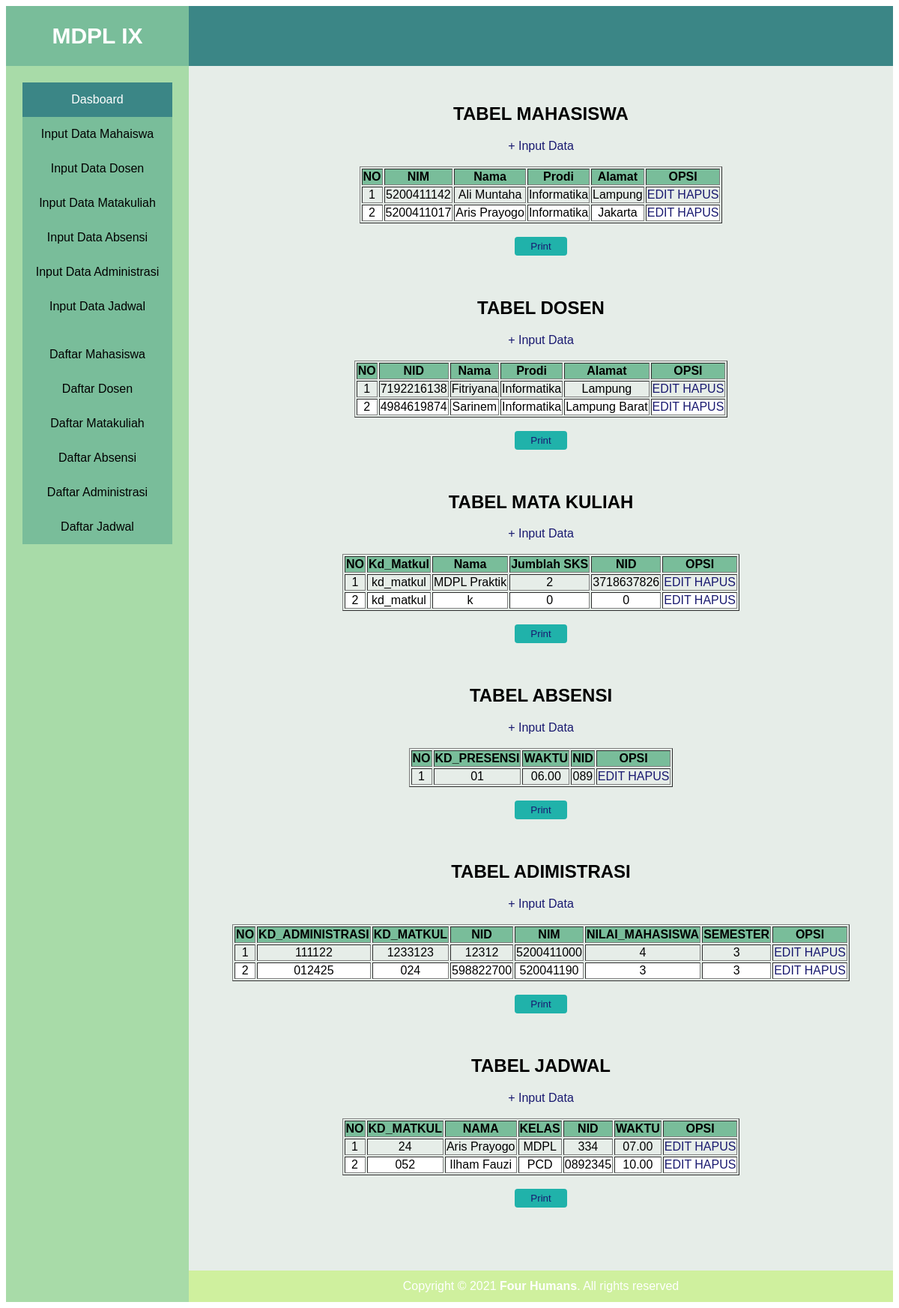
The page / on the database its author committed.
### tables this page shows
CREATE TABLE `mahasiswa` (
  `id` int(50) NOT NULL,
  `nim` varchar(10) NOT NULL,
  `nama` varchar(100) NOT NULL,
  `prodi` varchar(30) NOT NULL,
  `alamat` text NOT NULL
);

CREATE TABLE `dosen` (
  `id` int(50) NOT NULL,
  `nid` varchar(10) NOT NULL,
  `nama` varchar(100) NOT NULL,
  `prodi` varchar(30) NOT NULL,
  `alamat` text NOT NULL
);

CREATE TABLE `matkul` (
  `id` int(50) NOT NULL,
  `kd_matkul` varchar(10) NOT NULL,
  `nama` varchar(100) NOT NULL,
  `sks` int(2) NOT NULL,
  `nid` varchar(10) NOT NULL
);

CREATE TABLE `absensi` (
  `id` int(11) NOT NULL,
  `kd_presensi` varchar(10) NOT NULL,
  `waktu` varchar(100) NOT NULL,
  `nid` varchar(10) NOT NULL
);

CREATE TABLE `administrasi` (
  `id` int(11) NOT NULL,
  `kd_administrasi` varchar(10) NOT NULL,
  `kd_matkul` varchar(10) NOT NULL,
  `nid` varchar(10) NOT NULL,
  `nim` varchar(10) NOT NULL,
  `nilai_mhs` int(3) NOT NULL,
  `semester` varchar(2) NOT NULL
);

CREATE TABLE `jadwal` (
  `id` int(11) NOT NULL,
  `kd_matkul` varchar(10) NOT NULL,
  `nama` varchar(50) NOT NULL,
  `kelas` varchar(10) NOT NULL,
  `nid` varchar(10) NOT NULL,
  `waktu` varchar(100) NOT NULL
);

### index.php (the view, shortened to what this page needs)
<!DOCTYPE html>
<html>
<head>
	<link rel="stylesheet" type="text/css" href="main.css">
</head>
<body>
	<table cellspacing="0" cellpadding="10" width="100%" >
		<tr>
			<td class="left_header"> <h3>MDPL IX</h3></td>
			<td class="right_header"> </td>
		</tr>
		<tr>
			<td class="sidebar" rowspan="2">
			<div id="secondary">
				<ul>
			        <li><a class="active" href="index.php">Dasboard</a></li>
			        <li><a href="tambah_mahasiswa.php">Input Data Mahaiswa</a></li>
			        <li><a href="tambah_dosen.php">Input Data Dosen</a></li>
			        <li><a href="tambah_matkul.php">Input Data Matakuliah</a></li>
			        <li><a href="tambah_absensi.php">Input Data Absensi</a></li>
			        <li><a href="tambah_administrasi.php">Input Data Administrasi</a></li>
			        <li><a href="tambah_jadwal.php">Input Data Jadwal</a></li>
			        <br>
			        <li><a href="#tabel_mahasiswa">Daftar Mahasiswa</a></li>
			        <li><a href="#tabel_dosen">Daftar Dosen</a><li>
			        <li><a href="#tabel_matkul">Daftar Matakuliah</a></li>
			        <li><a href="#tabel_absensi">Daftar Absensi</a><li>
			        <li><a href="#tabel_administrasi">Daftar Administrasi</a></li>
			        <li><a href="#tabel_jadwal">Daftar Jadwal</a></li>
			    </ul>
		    </div>
			</td>
			<td class="content" align="center">
				<h2>TABEL MAHASISWA</h2>
				<a href="tambah_mahasiswa.php">+ Input Data</a>
				<br/>
				<br/>
				<table border="1" id="tabel_mahasiswa">
					<tr id="bgn_atas" align="center">
						<th>NO</th>
						<th>NIM</th>
						<th>Nama</th>
						<th>Prodi</th>
						<th>Alamat</th>
						<th>OPSI</th>
					</tr>
					<?php
					include 'koneksi.php';
					$no = 1;
					$data = mysqli_query($koneksi,"select * from mahasiswa");
					while($d = mysqli_fetch_array($data)){
						?>
					<tr align="center">
						<td><?php echo $no++; ?></td>
						<td><?php echo $d['nim']; ?></td>
						<td><?php echo $d['nama']; ?></td>
						<td><?php echo $d['prodi']; ?></td>
						<td><?php echo $d['alamat']; ?></td>
						<td>
							<a href="edit_mahasiswa.php?id=<?php echo $d['id']; ?>">EDIT</a>
							<a href="hapus_mahasiswa.php?id=<?php echo $d['id']; ?>">HAPUS</a>
						</td>
					</tr>
					<?php
					}
					?>
				</table>
				<br>
				<button><a href="cetak_tblMahasiswa.php">Print</a></button>
				<br><br><br>
				<h2>TABEL DOSEN</h2>
				<a href="tambah_dosen.php">+ Input Data</a>
				<br/>
				<br/>
				<table border="1" id="tabel_dosen">
					<tr id="bgn_atas" align="center">
						<th>NO</th>
						<th>NID</th>
						<th>Nama</th>
						<th>Prodi</th>
						<th>Alamat</th>
						<th>OPSI</th>
					</tr>
					<?php
					include 'koneksi.php';
					$no = 1;
					$data = mysqli_query($koneksi,"select * from dosen");
					while($d = mysqli_fetch_array($data)){
						?>
						<tr align="center">
							<td><?php echo $no++; ?></td>
							<td><?php echo $d['nid']; ?></td>
							<td><?php echo $d['nama']; ?></td>
							<td><?php echo $d['prodi']; ?></td>
							<td><?php echo $d['alamat']; ?></td>
							<td>
								<a href="edit_dosen.php?id=<?php echo $d['id']; ?>">EDIT</a>
								<a href="hapus_dosen.php?id=<?php echo $d['id']; ?>">HAPUS</a>
							</td>
						</tr>
						<?php
					}
					?>
				</table>
				<br>
				<button><a href="cetak_tblDosen.php">Print</a></button>
				<br><br><br>
				<h2>TABEL MATA KULIAH</h2>
				<a href="tambah_matkul.php">+ Input Data</a>
				<br/>
				<br/>
				<table border="1" id="tabel_matkul">
					<tr id="bgn_atas" align="center">
						<th>NO</th>
						<th>Kd_Matkul</th>
						<th>Nama</th>
						<th>Jumblah SKS</th>
						<th>NID</th>
						<th>OPSI</th>
					</tr>
					<?php
					include 'koneksi.php';
					$no = 1;
					$data = mysqli_query($koneksi,"select * from matkul");
					while($d = mysqli_fetch_array($data)){
						?>
						<tr align="center">
							<td><?php echo $no++; ?></td>
							<td><?php echo $d['kd_matkul']; ?></td>
							<td><?php echo $d['nama']; ?></td>
							<td><?php echo $d['sks']; ?></td>
							<td><?php echo $d['nid']; ?></td>
							<td>
								<a href="edit_matkul.php?id=<?php echo $d['id']; ?>">EDIT</a>
								<a href="hapus_matkul.php?id=<?php echo $d['id']; ?>">HAPUS</a>
							</td>
						</tr>
						<?php
					}
					?>
				</table>
				<br>
				<button><a href="cetak_tblMatkul.php">Print</a></button>
				<br><br><br>
				<h2>TABEL ABSENSI</h2>
				<a href="tambah_absensi.php">+ Input Data</a>
				<br/>
				<br/>
				<table border="1" id="tabel_absensi">
					<tr id="bgn_atas" align="center">
						<th>NO</th>
						<th>KD_PRESENSI</th>
						<th>WAKTU</th>
						<th>NID</th>
						<th>OPSI</th>
					</tr>
					<?php
					include 'koneksi.php';
					$no = 1;
					$data = mysqli_query($koneksi,"select * from absensi");
					while($d = mysqli_fetch_array($data)){
						?>
						<tr align="center">
							<td><?php echo $no++; ?></td>
							<td><?php echo $d['kd_presensi']; ?></td>
							<td><?php echo $d['waktu']; ?></td>
							<td><?php echo $d['nid']; ?></td>
							<td>
								<a href="edit_absensi.php?id=<?php echo $d['id']; ?>">EDIT</a>
								<a href="hapus_absensi.php?id=<?php echo $d['id']; ?>">HAPUS</a>
							</td>
						</tr>
						<?php
					}
					?>
				</table>
				<br>
				<button><a href="cetak_tblAbsensi.php">Print</a></button>
				<br><br><br>
				<h2>TABEL ADIMISTRASI</h2>
				<a href="tambah_administrasi.php">+ Input Data</a>
				<br/>
				<br/>
				<table border="1" id="tabel_administrasi">
					<tr id="bgn_atas" align="center">
						<th>NO</th>
						<th>KD_ADMINISTRASI</th>
						<th>KD_MATKUL</th>
						<th>NID</th>
						<th>NIM</th>
						<th>NILAI_MAHASISWA</th>
						<th>SEMESTER</th>
						<th>OPSI</th>
					</tr>
					<?php
					include 'koneksi.php';
					$no = 1;
					$data = mysqli_query($koneksi,"select * from administrasi");
					while($d = mysqli_fetch_array($data)){
						?>
						<tr align="center">
							<td><?php echo $no++; ?></td>
							<td><?php echo $d['kd_administrasi']; ?></td>
							<td><?php echo $d['kd_matkul']; ?></td>
							<td><?php echo $d['nid']; ?></td>
							<td><?php echo $d['nim']; ?></td>
							<td><?php echo $d['nilai_mhs']; ?></td>
							<td><?php echo $d['semester']; ?></td>
							<td>
								<a href="edit_administrasi.php?id=<?php echo $d['id']; ?>">EDIT</a>
								<a href="hapus_administrasi.php?id=<?php echo $d['id']; ?>">HAPUS</a>
							</td>
						</tr>
						<?php
					}
					?>
				</table>
				<br>
				<button><a href="cetak_tblAdministrasi.php">Print</a></button>
				<br><br><br>
				<h2>TABEL JADWAL</h2>
				<a href="tambah_jadwal.php">+ Input Data</a>
				<br/>
				<br/>
				<table border="1" id="tabel_jadwal">
					<tr id="bgn_atas" align="center">
						<th>NO</th>
						<th>KD_MATKUL</th>
						<th>NAMA</th>
						<th>KELAS</th>
						<th>NID</th>
						<th>WAKTU</th>
						<th>OPSI</th>
					</tr>
					<?php
					include 'koneksi.php';
					$no = 1;
					$data = mysqli_query($koneksi,"select * from jadwal");
					while($d = mysqli_fetch_array($data)){
						?>
						<tr align="center">
							<td><?php echo $no++; ?></td>
							<td><?php echo $d['kd_matkul']; ?></td>
							<td><?php echo $d['nama']; ?></td>
							<td><?php echo $d['kelas']; ?></td>
							<td><?php echo $d['nid']; ?></td>
							<td><?php echo $d['waktu']; ?></td>
							<td>
								<a href="edit_jadwal.php?id=<?php echo $d['id']; ?>">EDIT</a>
								<a href="hapus_jadwal.php?id=<?php echo $d['id']; ?>">HAPUS</a>
							</td>
						</tr>
						<?php
					}
					?>
				</table>
				<br>
				<button><a href="cetak_tblJadwal.php">Print</a></button>
				<br><br><br>
				<br>
			</td>
		<tr id="footer"><td>Copyright &copy; 2021 <strong>Four Humans</strong>. All rights reserved</td></tr>
	</table>
</body>
</html>

### main.css (style rules this page uses)
table { font: normal 14px; font-family: sans-serif; }
h3 { font-size: 30px; margin: 2px; }
h2 { font-family: sans-serif; }
.right_header { background-color: #3b8686; height: 60px; }
.left_header { background-color: #79bd9a; text-align: center; color: white; width: 20%; }
.sidebar { height: 570px; background-color: #a8dba8; vertical-align: top; }
#bgn_atas { background-color: #79bd9a; }
ul { list-style-type: none; margin: 0; padding: 0; width: 200px; background-color: #79bd9a; }
li a { display: block; color: black; text-align: center; padding: 14px 16px; text-decoration: none;text-decoration: none; }
#secondary { margin: 12px; padding: 0; }
.content { vertical-align: baseline; background-color: #e6ede8; padding: 30px; }
.active { color: white; background-color: #3b8686; }
#footer { color: white; height: 42px; background-color: #cff09e; text-align: center; }
table tr:nth-child(odd) { background-color: white; }
table tr:nth-child(even) { background-color: #e6ede8; }
a { color: #191970; text-decoration: none; }
button { cursor: pointer; color: white; background: #20B2AA; width: 70px; height: 25px; border-radius: 4px; border: none; }

### rows shown on the page
mahasiswa: nim "5200411142", nama "Ali Muntaha", prodi "Informatika", alamat "Lampung"
mahasiswa: nim "5200411017", nama "Aris Prayogo", prodi "Informatika", alamat "Jakarta"
dosen: nid "7192216138", nama "Fitriyana", prodi "Informatika", alamat "Lampung"
dosen: nid "4984619874", nama "Sarinem", prodi "Informatika", alamat "Lampung Barat"
matkul: kd_matkul "kd_matkul", nama "MDPL Praktik", sks "2", nid "3718637826"
matkul: kd_matkul "kd_matkul", nama "k", sks "0", nid "0"
absensi: kd_presensi "01", waktu "06.00", nid "089"
administrasi: kd_administrasi "111122", kd_matkul "1233123", nid "12312", nim "5200411000", nilai_mhs "4", semester "3"
administrasi: kd_administrasi "012425", kd_matkul "024", nid "598822700", nim "520041190", nilai_mhs "3", semester "3"
jadwal: kd_matkul "24", nama "Aris Prayogo", kelas "MDPL", nid "334", waktu "07.00"
jadwal: kd_matkul "052", nama "Ilham Fauzi", kelas "PCD", nid "0892345", waktu "10.00"
